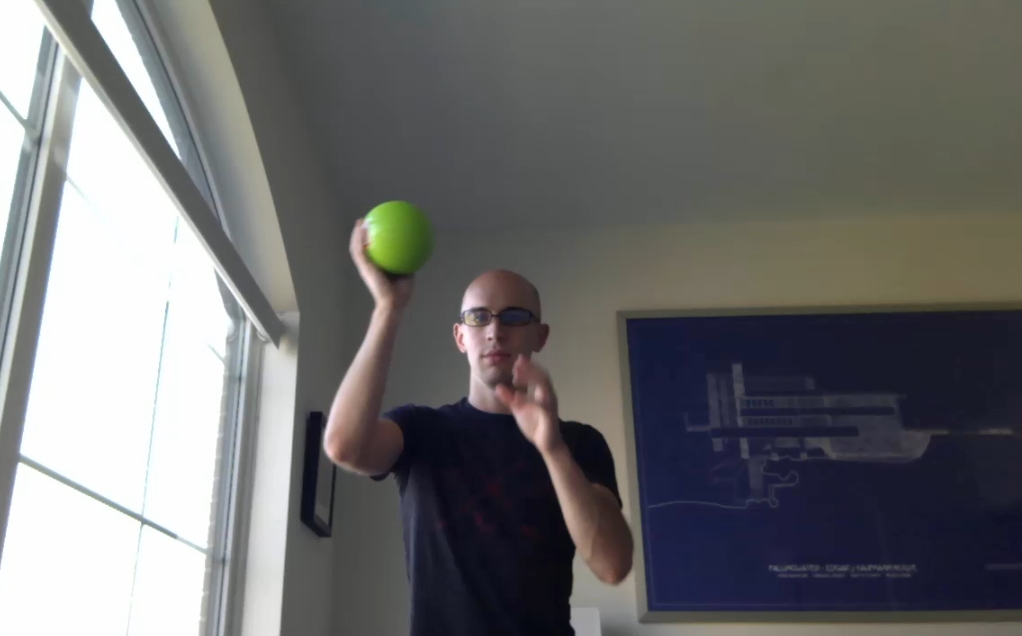
#> input picture Setup/test.png, 1022 x 636 px
$ python test.py   (older library calls are emulated)
#> lines starting #> are read from the running program, lines starting #| are printed output that depends on the picture; after the words box and inside, x2 and y2 are one past the last pixel; in counts of white or black regions, pixels touching at a corner belong together
# USAGE
# python ball_tracking.py --video ball_tracking_example.mp4
# python ball_tracking.py

# import the necessary packages
import cv2
import imutils

# define the lower and upper boundaries of the "green"
# ball in the HSV color space, then initialize the
# list of tracked points
greenLower = (29, 86, 6)
greenUpper = (64, 255, 255)

# grab the current frame
frame = cv2.imread('test.png')
#> frame is the input picture: shape (636, 1022, 3); mean B, G, R 109.3, 108.6, 108.6

# resize the frame, blur it, and convert it to the HSV
# color space
frame = imutils.resize(frame, width=600)
#> frame: shape (373, 600, 3)
blurred = cv2.GaussianBlur(frame, (11, 11), 0)
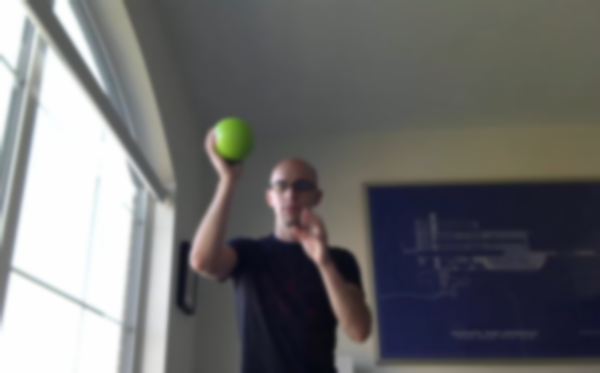
#> blurred: shape (373, 600, 3); mean B, G, R 109.3, 108.6, 108.6
hsv = cv2.cvtColor(blurred, cv2.COLOR_BGR2HSV)
#> hsv: shape (373, 600, 3); mean H, S, V 67, 42.9, 115.2

# construct a mask for the color "green", then perform
# a series of dilations and erosions to remove any small
# blobs left in the mask
mask = cv2.inRange(hsv, greenLower, greenUpper)
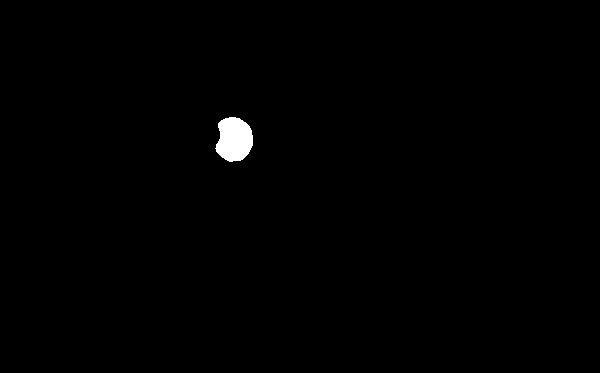
#> mask: shape (373, 600); 0.58% white; 1 white region, box (x1, y1, x2, y2) and area: (215, 117, 253, 162) 1306
mask = cv2.erode(mask, None, iterations=2)
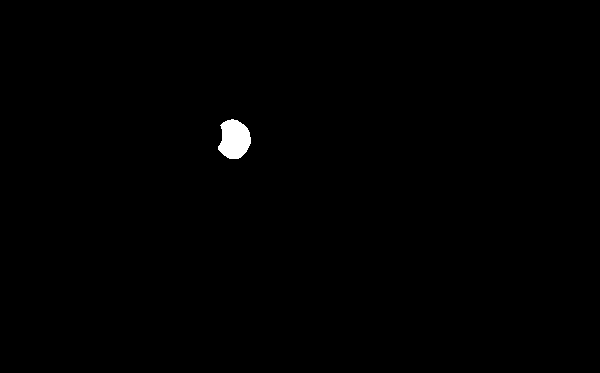
#> mask: shape (373, 600); 0.44% white; 1 white region, box (x1, y1, x2, y2) and area: (218, 119, 251, 159) 985
mask = cv2.dilate(mask, None, iterations=2)
#> mask: shape (373, 600); 0.58% white; 1 white region

# find contours in the mask and initialize the current
# (x, y) center of the ball
cnts = cv2.findContours(mask.copy(), cv2.RETR_EXTERNAL,
                        cv2.CHAIN_APPROX_SIMPLE)
#> cnts = 1 contour; box (x1, y1, x2, y2) and area: (216, 117, 253, 161) 1241
cnts = cnts[0] if imutils.is_cv2() else cnts[1]
center = None

# only proceed if at least one contour was found
if len(cnts) > 0:
    # find the largest contour in the mask, then use
    # it to compute the minimum enclosing circle and
    # centroid
    c = max(cnts, key=cv2.contourArea)
#> c = contour of 50 points, box (x1, y1, x2, y2) (216, 117, 253, 161), area 1241
    ((x, y), radius) = cv2.minEnclosingCircle(c)
#> x = 232.5; y = 139; radius = 22.3
    M = cv2.moments(c)
#> M = moments, m00 1241, centre m10/m00, m01/m00 = (233.9, 139)
    center = (int(M["m10"] / M["m00"]), int(M["m01"] / M["m00"]))
#> center = (233, 138)

    # only proceed if the radius meets a minimum size
    if radius > 10:
        # draw the circle and centroid on the frame,
        # then update the list of tracked points
        cv2.circle(frame, (int(x), int(y)), int(radius),
                   (0, 255, 255), 2)
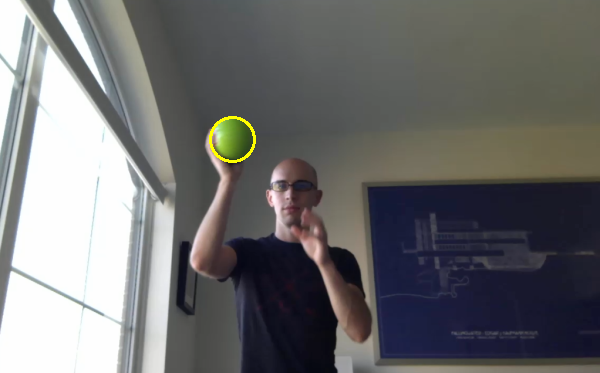
#> frame: shape (373, 600, 3); mean B, G, R 109.1, 108.9, 108.9
        cv2.circle(frame, center, 5, (0, 0, 255), -1)
#> frame: shape (373, 600, 3); 0.04% of pixels changed, all inside (x1, y1, x2, y2) = (228, 133, 239, 144)

        if int(x) == 232 and int(y) == 139:
            print("test passed")
        else:
            print("test failed")

cv2.waitKey(0)
